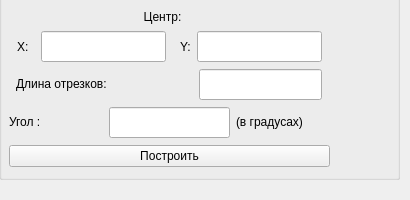
    <widget class="QWidget" name="tab_2">
     <attribute name="title">
      <string>Визуальные характеристики</string>
     </attribute>
     <widget class="QGroupBox" name="groupBox_4">
      <property name="geometry">
       <rect>
        <x>-1</x>
        <y>-11</y>
        <width>401</width>
        <height>191</height>
       </rect>
      </property>
      <property name="title">
       <string/>
      </property>
      <widget class="QWidget" name="layoutWidget">
       <property name="geometry">
        <rect>
         <x>10</x>
         <y>20</y>
         <width>321</width>
         <height>160</height>
        </rect>
       </property>
       <layout class="QVBoxLayout" name="verticalLayout_5">
        <item>
         <widget class="QLabel" name="label_7">
          <property name="sizePolicy">
           <sizepolicy hsizetype="Fixed" vsizetype="Fixed">
            <horstretch>0</horstretch>
            <verstretch>0</verstretch>
           </sizepolicy>
          </property>
          <property name="maximumSize">
           <size>
            <width>307</width>
            <height>16777215</height>
           </size>
          </property>
          <property name="text">
           <string>Центр:</string>
          </property>
          <property name="alignment">
           <set>Qt::AlignCenter</set>
          </property>
         </widget>
        </item>
        <item>
         <layout class="QHBoxLayout" name="horizontalLayout_7">
          <item>
           <layout class="QHBoxLayout" name="horizontalLayout_15">
            <item>
             <widget class="QLabel" name="label_8">
              <property name="sizePolicy">
               <sizepolicy hsizetype="Fixed" vsizetype="Preferred">
                <horstretch>0</horstretch>
                <verstretch>0</verstretch>
               </sizepolicy>
              </property>
              <property name="maximumSize">
               <size>
                <width>18</width>
                <height>16777215</height>
               </size>
              </property>
              <property name="text">
               <string>X:</string>
              </property>
             </widget>
            </item>
            <item>
             <widget class="QLineEdit" name="lineEdit_Xc">
              <property name="minimumSize">
               <size>
                <width>55</width>
                <height>0</height>
               </size>
              </property>
              <property name="maximumSize">
               <size>
                <width>125</width>
                <height>16777215</height>
               </size>
              </property>
              <property name="font">
               <font>
                <pointsize>14</pointsize>
               </font>
              </property>
             </widget>
            </item>
           </layout>
          </item>
          <item>
           <layout class="QHBoxLayout" name="horizontalLayout_16">
            <property name="spacing">
             <number>6</number>
            </property>
            <item>
             <widget class="QLabel" name="label_9">
              <property name="sizePolicy">
               <sizepolicy hsizetype="Fixed" vsizetype="Preferred">
                <horstretch>0</horstretch>
                <verstretch>0</verstretch>
               </sizepolicy>
              </property>
              <property name="text">
               <string>Y:</string>
              </property>
             </widget>
            </item>
            <item>
             <widget class="QLineEdit" name="lineEdit_Yc">
              <property name="minimumSize">
               <size>
                <width>62</width>
                <height>0</height>
               </size>
              </property>
              <property name="maximumSize">
               <size>
                <width>125</width>
                <height>16777215</height>
               </size>
              </property>
              <property name="font">
               <font>
                <pointsize>14</pointsize>
               </font>
              </property>
             </widget>
            </item>
           </layout>
          </item>
         </layout>
        </item>
        <item>
         <layout class="QHBoxLayout" name="horizontalLayout_18">
          <property name="sizeConstraint">
           <enum>QLayout::SetDefaultConstraint</enum>
          </property>
          <item>
           <widget class="QLabel" name="label_11">
            <property name="sizePolicy">
             <sizepolicy hsizetype="Fixed" vsizetype="Fixed">
              <horstretch>0</horstretch>
              <verstretch>0</verstretch>
             </sizepolicy>
            </property>
            <property name="maximumSize">
             <size>
              <width>170</width>
              <height>16777215</height>
             </size>
            </property>
            <property name="text">
             <string>Длина отрезков:</string>
            </property>
            <property name="alignment">
             <set>Qt::AlignLeading|Qt::AlignLeft|Qt::AlignVCenter</set>
            </property>
           </widget>
          </item>
          <item>
           <widget class="QLineEdit" name="lineEdit_Length">
            <property name="sizePolicy">
             <sizepolicy hsizetype="Fixed" vsizetype="Fixed">
              <horstretch>0</horstretch>
              <verstretch>0</verstretch>
             </sizepolicy>
            </property>
            <property name="minimumSize">
             <size>
              <width>55</width>
              <height>10</height>
             </size>
            </property>
            <property name="maximumSize">
             <size>
              <width>123</width>
              <height>16777215</height>
             </size>
            </property>
            <property name="font">
             <font>
              <pointsize>14</pointsize>
             </font>
            </property>
           </widget>
          </item>
         </layout>
        </item>
        <item>
         <layout class="QHBoxLayout" name="horizontalLayout_19">
          <property name="spacing">
           <number>6</number>
          </property>
          <property name="sizeConstraint">
           <enum>QLayout::SetNoConstraint</enum>
          </property>
          <item>
           <widget class="QLabel" name="label_12">
            <property name="sizePolicy">
             <sizepolicy hsizetype="Fixed" vsizetype="Fixed">
              <horstretch>0</horstretch>
              <verstretch>0</verstretch>
             </sizepolicy>
            </property>
            <property name="minimumSize">
             <size>
              <width>0</width>
              <height>16</height>
             </size>
            </property>
            <property name="maximumSize">
             <size>
              <width>120</width>
              <height>16</height>
             </size>
            </property>
            <property name="sizeIncrement">
             <size>
              <width>0</width>
              <height>16</height>
             </size>
            </property>
            <property name="text">
             <string>Угол :</string>
            </property>
           </widget>
          </item>
          <item>
           <widget class="QLineEdit" name="lineEdit_Angle">
            <property name="sizePolicy">
             <sizepolicy hsizetype="Expanding" vsizetype="Fixed">
              <horstretch>0</horstretch>
              <verstretch>0</verstretch>
             </sizepolicy>
            </property>
            <property name="minimumSize">
             <size>
              <width>62</width>
              <height>0</height>
             </size>
            </property>
            <property name="maximumSize">
             <size>
              <width>121</width>
              <height>16777215</height>
             </size>
            </property>
            <property name="font">
             <font>
              <pointsize>14</pointsize>
             </font>
            </property>
            <property name="inputMask">
             <string/>
            </property>
            <property name="placeholderText">
             <string/>
            </property>
           </widget>
          </item>
          <item>
           <widget class="QLabel" name="label_10">
            <property name="sizePolicy">
             <sizepolicy hsizetype="Fixed" vsizetype="Fixed">
              <horstretch>0</horstretch>
              <verstretch>0</verstretch>
             </sizepolicy>
            </property>
            <property name="maximumSize">
             <size>
              <width>120</width>
              <height>16</height>
             </size>
            </property>
            <property name="text">
             <string>(в градусах)</string>
            </property>
           </widget>
          </item>
         </layout>
        </item>
        <item>
         <widget class="QPushButton" name="buildVisualButton">
          <property name="text">
           <string>Построить</string>
          </property>
         </widget>
        </item>
       </layout>
      </widget>
     </widget>
    </widget>
